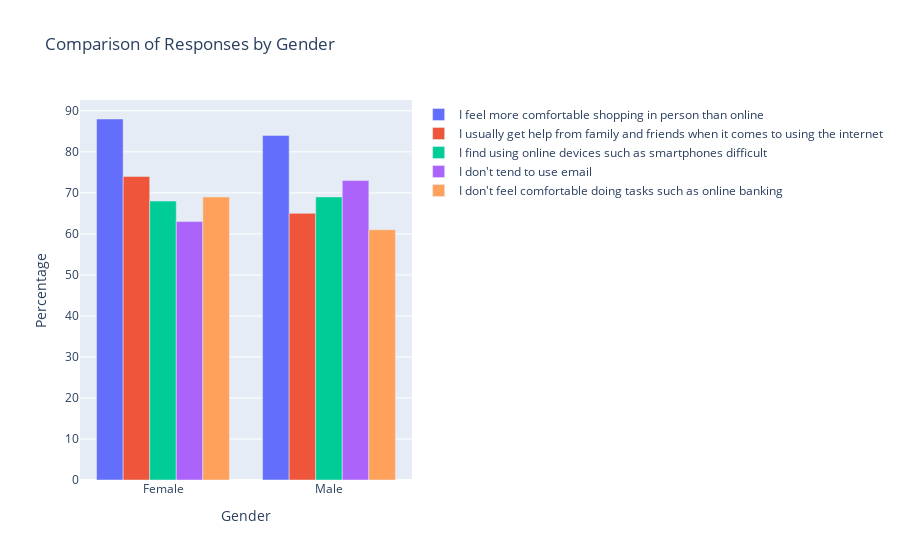

Write notebook code for a chart like this one.
### Code cell
import pandas as pd
import plotly.express as px

# Data in dictionary format
data = {
    'Gender': ['Female', 'Male'],
    'I feel more comfortable shopping in person than online': [88, 84],
    'I usually get help from family and friends when it comes to using the internet': [74,65],
    'I find using online devices such as smartphones difficult': [68, 69],
    "I don't tend to use email": [63,73],
    "I don't feel comfortable doing tasks such as online banking": [69, 61]
}
# Create a DataFrame from the data
df = pd.DataFrame(data)

# Define the Age Groups as the x-axis
x = df['Gender']

# Create traces for each statement and gender
traces = []
for column in df.columns[1:]:
    trace = go.Bar(
        x=x,
        y=df[column],
        name=column,
    )
    traces.append(trace)

# Define the layout
layout = go.Layout(
    title='Comparison of Responses by Gender',
    xaxis=dict(title='Gender'),
    yaxis=dict(title='Percentage'),
    barmode='group',
)

# Create the figure
fig = go.Figure(data=traces, layout=layout)

# Show the plot
fig.show()

### Figure 1 — Plotly figure (JSON) as saved in the notebook; plotly's stock layout.template omitted (floating-point values rounded to 4 significant figures)
{"data": [{"name": "I feel more comfortable shopping in person than online", "type": "bar", "x": ["Female", "Male"], "y": [88, 84]}, {"name": "I usually get help from family and friends when it comes to using the internet", "type": "bar", "x": ["Female", "Male"], "y": [74, 65]}, {"name": "I find using online devices such as smartphones difficult", "type": "bar", "x": ["Female", "Male"], "y": [68, 69]}, {"name": "I don't tend to use email", "type": "bar", "x": ["Female", "Male"], "y": [63, 73]}, {"name": "I don't feel comfortable doing tasks such as online banking", "type": "bar", "x": ["Female", "Male"], "y": [69, 61]}], "layout": {"barmode": "group", "title": {"text": "Comparison of Responses by Gender"}, "xaxis": {"title": {"text": "Gender"}}, "yaxis": {"title": {"text": "Percentage"}}}}
